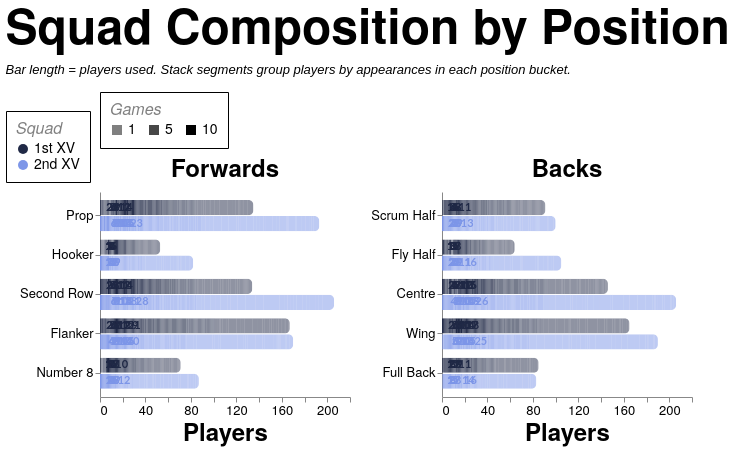

Write a Vega-Lite specification for this figure.
### Vega-Lite specification from a JSON file in a GitHub repository (floating-point values rounded to 4 significant figures; data arrays with more than 128 entries replaced by an {"elided": "..."} marker saying what was removed)
{"config": {"axis": {"labelFont": "PT Sans Narrow, Helvetica Neue, Helvetica, Arial, sans-serif", "titleFont": "PT Sans Narrow, Helvetica Neue, Helvetica, Arial, sans-serif", "labelFontSize": 13, "titleFontSize": 24, "gridColor": "#202947", "gridOpacity": 0.2, "zindex": 1}, "text": {"font": "Lato, sans-serif"}, "bar": {"cornerRadiusEnd": 5}, "header": {"labelFont": "PT Sans Narrow, Helvetica Neue, Helvetica, Arial, sans-serif", "titleFont": "PT Sans Narrow, Helvetica Neue, Helvetica, Arial, sans-serif", "labelFontSize": 24, "titleFontSize": 28, "labelFontWeight": "bold", "orient": "left"}, "legend": {"labelFont": "PT Sans Narrow, Helvetica Neue, Helvetica, Arial, sans-serif", "titleFont": "PT Sans Narrow, Helvetica Neue, Helvetica, Arial, sans-serif", "labelFontSize": 14, "titleFontSize": 16, "titlePadding": 5, "fillColor": "white", "strokeColor": "black", "padding": 10, "titleFontWeight": "lighter", "titleFontStyle": "italic", "titleColor": "gray", "offset": 10}, "title": {"font": "PT Sans Narrow, Helvetica Neue, Helvetica, Arial, sans-serif", "fontSize": 48, "fontWeight": "bold", "anchor": "start", "align": "center", "titlePadding": 20, "subtitlePadding": 10, "subtitleFontSize": 13, "subtitleColor": "", "subtitleFontStyle": "italic", "offset": 15, "color": "black"}, "axisX": {"labelAngle": 0}, "facet": {"title": null, "header": null, "align": {"row": "each", "column": "each"}, "spacing": 10}, "resolve": {"scale": {"y": "independent", "facet": "independent"}}, "background": "transparent", "scale": {"offsetBandPaddingOuter": 0.2, "offsetBandPaddingInner": 0.1}, "view": {"stroke": null, "background": "transparent"}}, "data": {"name": "data-0454c025499b2ee753771748e25bdb5c"}, "facet": {"column": {"field": "unit", "sort": ["Forwards", "Backs"], "title": null, "type": "nominal"}}, "spec": {"layer": [{"mark": {"type": "bar"}, "encoding": {"color": {"field": "squad", "legend": {"labelExpr": "datum.value + ' XV'", "orient": "bottom-right", "title": "Squad"}, "scale": {"domain": ["1st", "2nd"], "range": ["#202946", "#7d96e8"]}, "type": "nominal"}, "detail": {"field": "games", "type": "quantitative"}, "opacity": {"field": "games", "legend": {"orient": "top", "title": "Games", "titleOrient": "top", "values": [1, 5, 10]}, "scale": {"domain": [1, 10], "range": [0.5, 1]}, "type": "quantitative"}, "order": {"field": "games", "sort": "descending", "type": "quantitative"}, "tooltip": [{"field": "season", "title": "Season", "type": "nominal"}, {"field": "squad", "title": "Squad", "type": "nominal"}, {"field": "unit", "title": "Unit", "type": "nominal"}, {"field": "position", "title": "Position", "type": "nominal"}, {"field": "players", "title": "Players", "type": "quantitative"}, {"field": "games", "title": "Appearances per player", "type": "quantitative"}], "x": {"axis": {"grid": false, "tickMinStep": 1}, "field": "players", "stack": "zero", "title": "Players", "type": "quantitative"}, "y": {"field": "position", "sort": {"field": "position_order", "op": "min", "order": "ascending"}, "title": null, "type": "nominal"}, "yOffset": {"field": "squad", "scale": {"paddingInner": 0.05, "paddingOuter": 0.01}, "sort": ["1st", "2nd"], "type": "nominal"}}}, {"mark": {"type": "text", "align": "left", "baseline": "middle", "dx": 4, "fontSize": 11, "fontWeight": "bold"}, "encoding": {"color": {"field": "squad", "legend": {"labelExpr": "datum.value + ' XV'", "orient": "bottom-right", "title": "Squad"}, "scale": {"domain": ["1st", "2nd"], "range": ["#202946", "#7d96e8"]}, "type": "nominal"}, "text": {"field": "total_players", "format": ".0f", "type": "quantitative"}, "tooltip": [{"field": "season", "title": "Season", "type": "nominal"}, {"field": "countModeLabel", "title": "Position Count Mode", "type": "nominal"}, {"field": "squad", "title": "Squad", "type": "nominal"}, {"field": "unit", "title": "Unit", "type": "nominal"}, {"field": "position", "title": "Position", "type": "nominal"}, {"field": "total_players", "title": "Total Players", "type": "quantitative"}], "x": {"axis": {"grid": false, "tickMinStep": 1}, "field": "total_players", "type": "quantitative"}, "y": {"field": "position", "sort": {"field": "position_order", "op": "min", "order": "ascending"}, "title": null, "type": "nominal"}, "yOffset": {"field": "squad", "scale": {"paddingInner": 0.05, "paddingOuter": 0.01}, "sort": ["1st", "2nd"], "type": "nominal"}}, "transform": [{"aggregate": [{"op": "sum", "field": "players", "as": "total_players"}], "groupby": ["season", "countMode", "countModeLabel", "squad", "unit", "position", "position_order"]}]}], "height": {"step": 16}, "width": 250}, "resolve": {"scale": {"x": "shared", "y": "independent"}}, "spacing": 20, "title": {"text": "Squad Composition by Position", "subtitle": ["Bar length = players used. Stack segments group players by appearances in each position bucket."]}, "$schema": "https://vega.github.io/schema/vega-lite/v5.20.1.json", "datasets": {"data-0454c025499b2ee753771748e25bdb5c": {"elided": "1519 records"}}}
